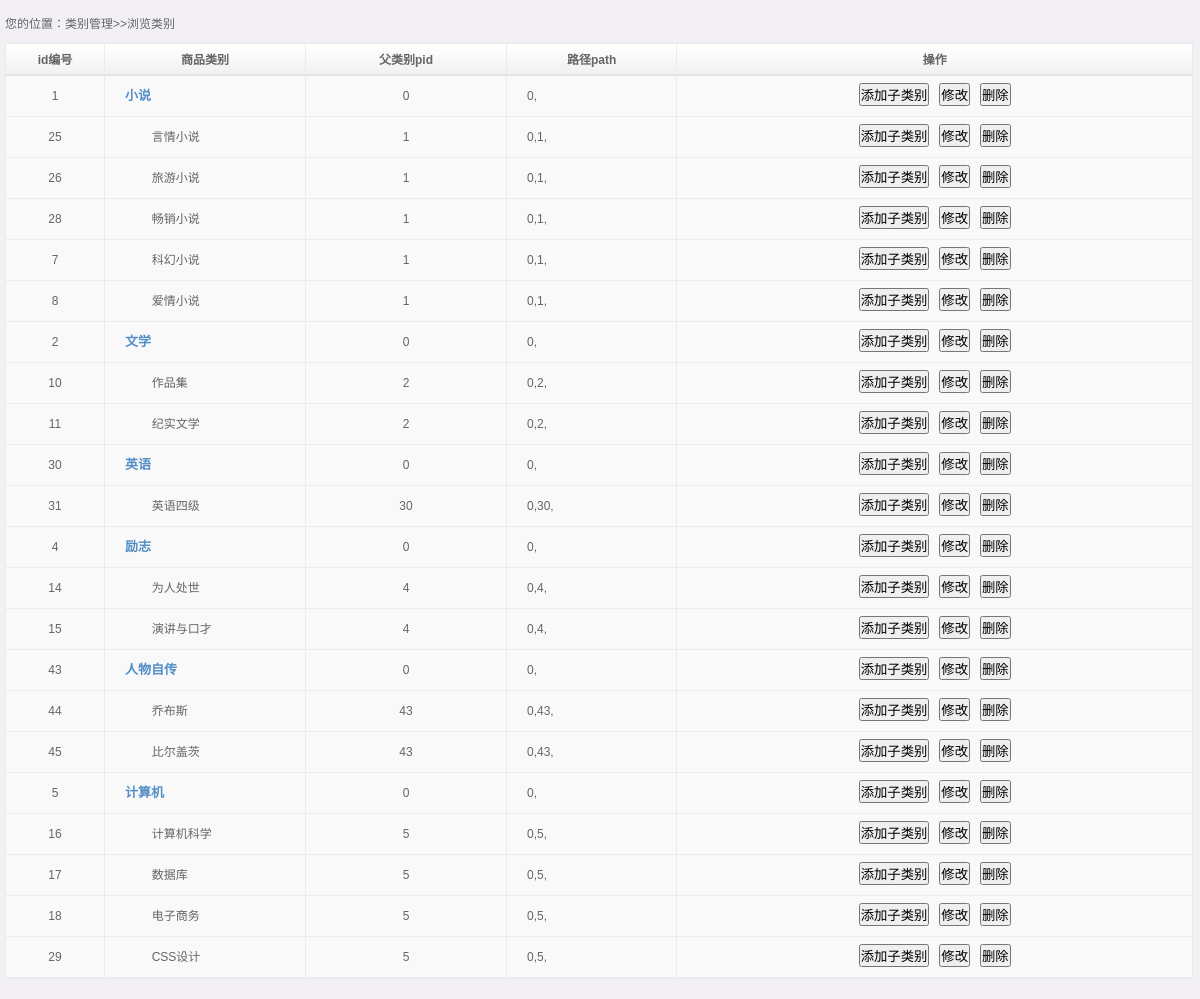
The page /admin/type/index.php on the database its author committed.
### tables this page shows
CREATE TABLE `type` (
  `id` int(11) UNSIGNED NOT NULL,
  `name` varchar(32) DEFAULT NULL,
  `pid` int(11) UNSIGNED DEFAULT '0',
  `path` varchar(255) DEFAULT NULL
);

### admin/type/index.php (the view, shortened to what this page needs)
<!DOCTYPE html>
<html>
<head>
<link href="../include/css/css.css" type="text/css" rel="stylesheet" />
<link href="../include/css/main.css" type="text/css" rel="stylesheet" />
</head>
<body>
<form method="post" action="">
<table width="99%" border="0" cellspacing="0" cellpadding="0" id="searchmain">
  <tr>
    <td width="99%" align="left" valign="top" id="addinfo">您的位置：<a href="index.php">类别管理</a><a href="index.php">>>浏览类别</a></td>
  </tr>
  <tr>
    <td align="left" valign="top">
    <table width="100%" border="0" cellspacing="0" cellpadding="0" id="main-tab">
      <tr>
        <th align="center" valign="middle" class="borderright tdc">id编号</th>
        <th align="center" valign="middle" class="borderright tda">商品类别</th>
        <th align="center" valign="middle" class="borderright tda">父类别pid</th>
        <th align="center" valign="middle" class="borderright">路径path</th>
        <th align="center" valign="middle">操作</th>
      </tr>
      <?php
            $link=@mysqli_connect(HOST,USER,PASSWORD) or die("对不起，您连接数据库出现了问题。");
            mysqli_select_db($link,DBNAME);
            mysqli_set_charset($link,"utf8");
            $sql = "select * from type order by concat(path,id)";
            $result = mysqli_query($link,$sql);
            while($row = mysqli_fetch_assoc($result)){
                $m = substr_count($row['path'],",")-1;
                $nbsp = str_repeat("&nbsp;",$m*8);
                if($row['pid']==0){
                    $color = 'color:#538EC6;font-size:13px;font-weight:bold';
                }else{
                    $color = '';
                }
                  echo "<tr class=\"bggray\">";
                  echo "<td align=\"center\" valign=\"middle\" class=\"borderright borderbottom\">{$row['id']}</td>";
                  echo "<td align=\"left\" valign=\"middle\" class=\"borderright borderbottom tdb\" style=\"width: 120px;{$color}\" >{$nbsp}{$row['name']}</td>";
                  echo "<td align=\"center\" valign=\"middle\" class=\"borderright borderbottom\" style=\"width: 120px;\">{$row['pid']}</td>";
                  echo "<td align=\"left\" valign=\"middle\" class=\"borderright borderbottom tdb\">{$row['path']}</td>";
                  echo "<td align=\"center\" valign=\"middle\" class=\"borderbottom\">
                        <a href=\"add.php?id={$row['id']}&path={$row['path']}&name={$row['name']}\" target=\"mainFrame\" onFocus=\"this.blur()\" class=\"add\"><input name=\"button\" type=\"button\" value=\"添加子类别\"/></a>
                        <span class=\"gray\">&nbsp;</span>
                        <a href=\"edit.php?id={$row['id']}\" target=\"mainFrame\" onFocus=\"this.blur()\" class=\"add\"><input name=\"button\" type=\"button\" value=\"修改\"/></a>
                        <span class=\"gray\"><span class=\"gray\">&nbsp;</span>
                        <a href=\"javascript:dodel({$row['id']})\" target=\"mainFrame\" onFocus=\"this.blur()\" class=\"add\"><input name=\"button\" type=\"button\" value=\"删除\"/></a></td>";
                  echo "</tr>";
            }
        ?>
    </table></td>
    </tr>
  <tr>
    <td align="left" valign="top" id="xiugai"></td>
  </tr>
</table>
</form>
</body>
</html>

### admin/include/css/css.css (style rules this page uses)
* { margin:0; padding:0; }
body { font-size:12px; font-family:"Microsoft YaHei","Tahoma","Arial",'宋体'; line-height:150%; margin-left:auto; margin-right:auto; width:100%; color:#656565; }
a:link,a:visited { font-size:12px; color:#656565; font-weight:normal; text-decoration:none; font-family:"Microsoft YaHei","Tahoma","Arial",'宋体'; }

### admin/include/css/main.css (style rules this page uses)
html { SCROLLBAR-FACE-COLOR: #538ec6; SCROLLBAR-HIGHLIGHT-COLOR: #dce5f0; SCROLLBAR-SHADOW-COLOR: #2c6daa; SCROLLBAR-3DLIGHT-COLOR: #dce5f0; SCROLLBAR-ARROW-COLOR: #2c6daa; SCROLLBAR-TRACK-COLOR: #dce5f0; SCROLLBAR-DARKSHADOW-COLOR: #dce5f0; overflow-x:hidden; }

### admin/type/index.php (style rules this page uses)
body { overflow-x:hidden; background:#f2f0f5; padding:15px 0px 10px 5px; }
#searchmain { font-size:12px; }
#main-tab { border:1px solid #eaeaea; background:#FFF; font-size:12px; }
#main-tab th { font-size:12px; background:url(../include/images/main/list_bg.jpg) repeat-x; height:32px; line-height:32px; }
#main-tab td { font-size:12px; line-height:40px; }
#main-tab td a { font-size:12px; color:#548fc9; }
.borderright { border-right:1px solid #ebebeb }
.borderbottom { border-bottom:1px solid #ebebeb }
.gray { color:#dbdbdb; }
.bggray { background:#f9f9f9 }
#addinfo { padding:0 0 10px 0; }
.tda { width:200px; }
.tdc { width:98px; }
.tdb { padding-left:20px; }
td#xiugai { padding:10px 0 0 0; }

### rows shown on the page
type: id "1", name "小说", pid "0", path "0,"
type: id "25", name "言情小说", pid "1", path "0,1,"
type: id "26", name "旅游小说", pid "1", path "0,1,"
type: id "28", name "畅销小说", pid "1", path "0,1,"
type: id "7", name "科幻小说", pid "1", path "0,1,"
type: id "8", name "爱情小说", pid "1", path "0,1,"
type: id "2", name "文学", pid "0", path "0,"
type: id "10", name "作品集", pid "2", path "0,2,"
type: id "11", name "纪实文学", pid "2", path "0,2,"
type: id "30", name "英语", pid "0", path "0,"
type: id "31", name "英语四级", pid "30", path "0,30,"
type: id "4", name "励志", pid "0", path "0,"
type: id "14", name "为人处世", pid "4", path "0,4,"
type: id "15", name "演讲与口才", pid "4", path "0,4,"
type: id "43", name "人物自传", pid "0", path "0,"
type: id "44", name "乔布斯", pid "43", path "0,43,"
type: id "45", name "比尔盖茨", pid "43", path "0,43,"
type: id "5", name "计算机", pid "0", path "0,"
type: id "16", name "计算机科学", pid "5", path "0,5,"
type: id "17", name "数据库", pid "5", path "0,5,"
type: id "18", name "电子商务", pid "5", path "0,5,"
type: id "29", name "CSS设计", pid "5", path "0,5,"
